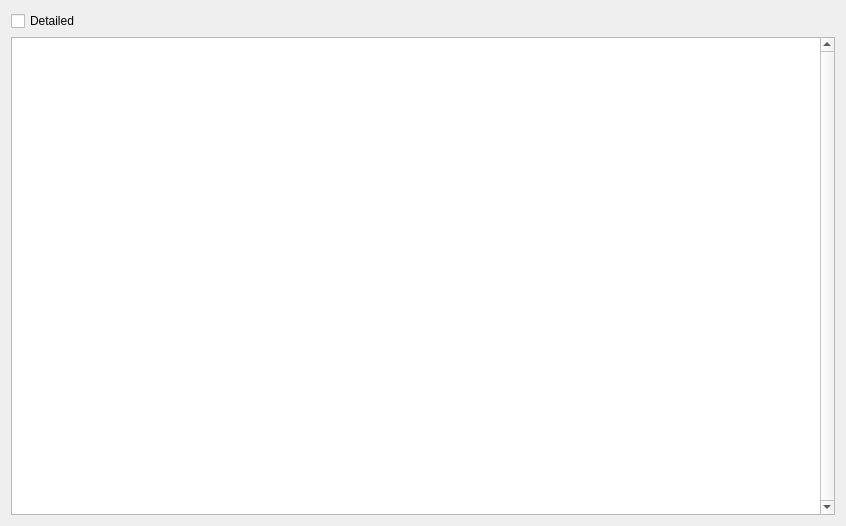
<?xml version="1.0" encoding="UTF-8"?>
<ui version="4.0">
 <class>CMessages</class>
 <widget class="QWidget" name="CMessages">
  <property name="geometry">
   <rect>
    <x>0</x>
    <y>0</y>
    <width>846</width>
    <height>526</height>
   </rect>
  </property>
  <property name="windowTitle">
   <string>Messages</string>
  </property>
  <layout class="QGridLayout" name="gridLayout">
   <item row="0" column="0">
    <widget class="QCheckBox" name="detailedMessagesCheckBox">
     <property name="text">
      <string>Detailed</string>
     </property>
    </widget>
   </item>
   <item row="0" column="1">
    <spacer name="horizontalSpacer_3">
     <property name="orientation">
      <enum>Qt::Horizontal</enum>
     </property>
     <property name="sizeHint" stdset="0">
      <size>
       <width>408</width>
       <height>20</height>
      </size>
     </property>
    </spacer>
   </item>
   <item row="1" column="0" colspan="2">
    <widget class="QPlainTextEdit" name="messagesPlainTextEdit">
     <property name="sizePolicy">
      <sizepolicy hsizetype="Expanding" vsizetype="Expanding">
       <horstretch>1</horstretch>
       <verstretch>1</verstretch>
      </sizepolicy>
     </property>
     <property name="acceptDrops">
      <bool>false</bool>
     </property>
     <property name="verticalScrollBarPolicy">
      <enum>Qt::ScrollBarAlwaysOn</enum>
     </property>
     <property name="readOnly">
      <bool>true</bool>
     </property>
    </widget>
   </item>
  </layout>
 </widget>
 <resources/>
 <connections/>
</ui>
